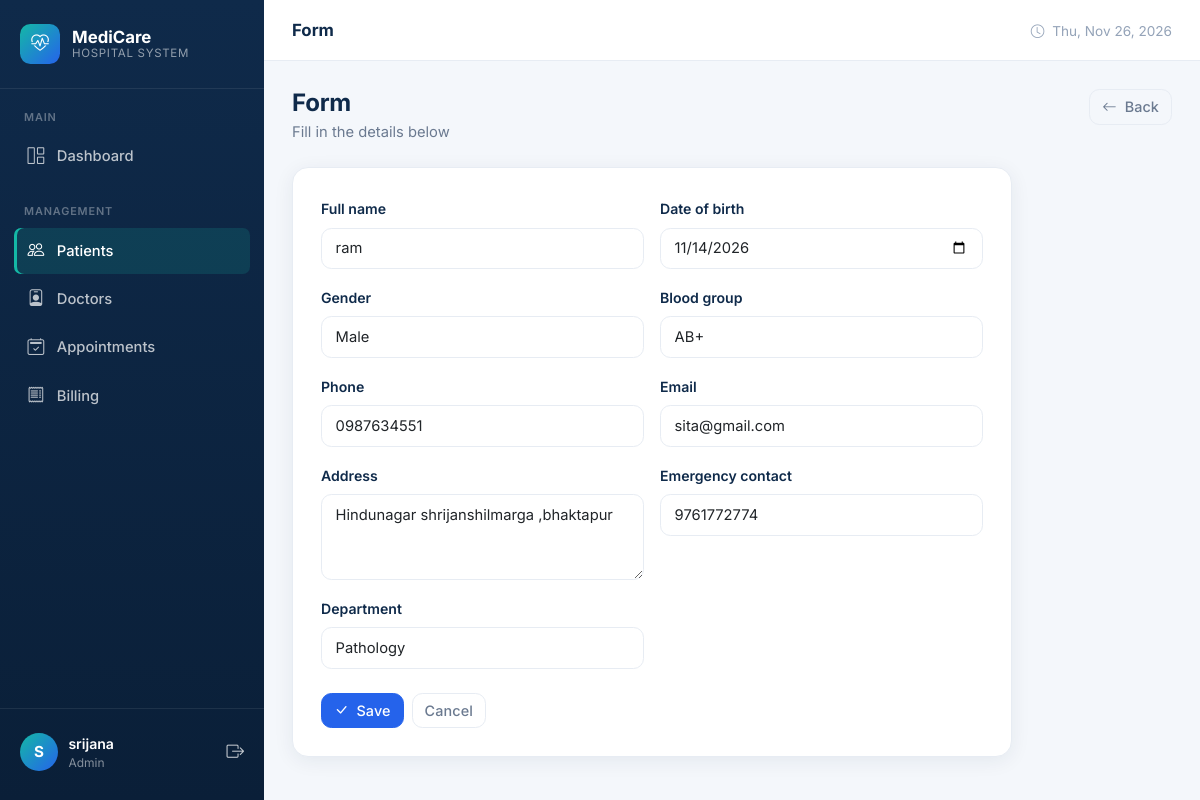
/patients/8/edit/ (signed in), run on the app's committed database.
### hospital/models.py (models this page shows, shortened)
class Patient(models.Model):
    GENDER_CHOICES = [
        ('Male', 'Male'),
        ('Female', 'Female'),
        ('Other', 'Other'),
    ]
    BLOOD_GROUP_CHOICES = [
        ('A+', 'A+'),
        ('A-', 'A-'),
        ('B+', 'B+'),
        ('B-', 'B-'),
        ('AB+', 'AB+'),
        ('AB-', 'AB-'),
        ('O+', 'O+'),
        ('O-', 'O-'),
    ]
    user = models.OneToOneField(
        User,
        on_delete=models.CASCADE,
        null=True,
        blank=True,
        related_name='patient_profile'
    )
    patient_id = models.CharField(
        max_length=20,
        unique=True,
        blank=True
    )
    full_name = models.CharField(
        max_length=100
    )
    date_of_birth = models.DateField()
    gender = models.CharField(
        max_length=10,
        choices=GENDER_CHOICES
    )
    blood_group = models.CharField(
        max_length=5,
        choices=BLOOD_GROUP_CHOICES
    )
    phone = models.CharField(
        max_length=10,
        validators=[
        RegexValidator(
            regex=r'^[0-9]{10}$',
            message='Phone number must contain exactly 10 digits.'
        )
    ]
    )
    email = models.EmailField(
        blank=True
    )
    address = models.TextField()
    emergency_contact = models.CharField(
        max_length=10,
        validators=[
            RegexValidator(
                regex=r'^[0-9]{10}$',
                message='Emergency contact must contain exactly 10 digits.'
            )
        ]
    )
    created_at = models.DateTimeField(
        auto_now_add=True
    )
    department = models.CharField(
    max_length=100,
    choices=DEPARTMENT_CHOICES,
    default='Internal Medicine'
)

### hospital/views.py (the view)
@login_required
def edit_patient(request, id):
    patient = get_object_or_404(Patient, id=id)
    if request.method == 'POST':
        form = PatientForm(request.POST, instance=patient)
        if form.is_valid():
            form.save()
            return redirect('patient_list')
    else:
        form = PatientForm(instance=patient)
    return render(
        request,
        'hospital/edit_patient.html',
        {
            'form': form,
            'patient': patient,
        }
    )

### hospital/templates/hospital/edit_patient.html (shortened to what this page needs)
{% extends 'hospital/base.html' %}
{% block page_title %}Form{% endblock %}
{% block content %}
<div class="page-header">
    <div>
        <h1>Form</h1>
        <div class="subtitle">Fill in the details below</div>
    </div>
    <a href="javascript:history.back()" class="btn btn-outline-secondary">
        <i class="bi bi-arrow-left me-1"></i> Back
    </a>
</div>
<div class="form-section" style="max-width:720px;">
    <form method="POST">
        <div class="row g-3">
            {% for field in form %}
            <div class="col-md-6">
                <label class="form-label" for="{{ field.id_for_label }}">{{ field.label }}</label>
                {{ field }}
            </div>
            {% endfor %}
        </div>
        <div class="mt-4 d-flex gap-2">
            <button type="submit" class="btn btn-primary">
                <i class="bi bi-check-lg me-1"></i> Save
            </button>
            <a href="javascript:history.back()" class="btn btn-outline-secondary">Cancel</a>
        </div>
    </form>
</div>
{% endblock %}

### hospital/templates/hospital/base.html (shortened to what this page needs)
{% load static %}
<!DOCTYPE html>
<html lang="en">
<head>
    <link href="https://cdn.jsdelivr.net/npm/bootstrap@5.3.3/dist/css/bootstrap.min.css" rel="stylesheet">
    <link href="https://cdn.jsdelivr.net/npm/bootstrap-icons@1.11.3/font/bootstrap-icons.min.css" rel="stylesheet">
    <link href="{% static 'hospital/css/style.css' %}" rel="stylesheet">
</head>
<body>
{% if request.user.is_authenticated %}
<div class="app-wrapper">
    <aside class="sidebar" id="sidebar">
        <div class="sidebar-brand">
            <div class="brand-icon">
                <i class="bi bi-heart-pulse"></i>
            </div>
            <div class="brand-text">
                MediCare
                <small>Hospital System</small>
            </div>
        </div>
        <nav class="sidebar-nav">
            {% if request.user.profile.role == 'STAFF' or request.user.is_superuser %}
            <div class="nav-section">
                <div class="nav-section-title">Main</div>
                <a href="{% url 'staff_dashboard' %}" class="nav-link {% if request.resolver_match.url_name == 'staff_dashboard' or request.resolver_match.url_name == 'dashboard' %}active{% endif %}">
                    <i class="bi bi-grid-1x2"></i> Dashboard
                </a>
            </div>
            <div class="nav-section">
                <div class="nav-section-title">Management</div>
                <a href="{% url 'patient_list' %}" class="nav-link {% if 'patient' in request.resolver_match.url_name %}active{% endif %}">
                    <i class="bi bi-people"></i> Patients
                </a>
                <a href="{% url 'doctor_list' %}" class="nav-link {% if 'doctor' in request.resolver_match.url_name and 'dashboard' not in request.resolver_match.url_name %}active{% endif %}">
                    <i class="bi bi-person-badge"></i> Doctors
                </a>
                <a href="{% url 'appointment_departments' %}" class="nav-link {% if 'appointment' in request.resolver_match.url_name %}active{% endif %}">
                    <i class="bi bi-calendar2-check"></i> Appointments
                </a>
                <a href="{% url 'bill_list' %}" class="nav-link {% if 'bill' in request.resolver_match.url_name %}active{% endif %}">
                    <i class="bi bi-receipt"></i> Billing
                </a>
            </div>
            {% endif %}
        </nav>
        <div class="sidebar-footer">
            <div class="user-info">
                <div class="user-avatar">
                    {{ request.user.username|first|upper }}
                </div>
                <div class="user-meta">
                    <div class="name">{{ request.user.get_full_name|default:request.user.username }}</div>
                    <div class="role">
                        {% if request.user.profile.role == 'STAFF' %}Hospital Staff
                        {% elif request.user.profile.role == 'DOCTOR' %}Doctor
                        {% elif request.user.profile.role == 'PATIENT' %}Patient
                        {% else %}Admin{% endif %}
                    </div>
                </div>
                <a href="{% url 'logout' %}" class="text-white opacity-75" title="Logout" style="font-size:1.1rem;">
                    <i class="bi bi-box-arrow-right"></i>
                </a>
            </div>
        </div>
    </aside>
    <div class="main-content">
        <header class="topbar">
            <div class="d-flex align-items-center gap-3">
                <div class="topbar-title">{% block page_title %}Dashboard{% endblock %}</div>
            </div>
            <div class="topbar-actions">
                <span class="text-muted-2 d-none d-md-inline" style="font-size:0.85rem;">
                    <i class="bi bi-clock me-1"></i>
                    <span id="currentDate"></span>
                </span>
            </div>
        </header>
        <div class="content-area">
            {% block content %}{% endblock %}
        </div>
    </div>
</div>
{% else %}
{% block auth_content %}{% endblock %}
{% endif %}
</body>
</html>

### data on the page
Patient: form "ram" "11/14/2026" "Male" "AB+" "0987634551" "sita@gmail.com" "Hindunagar shrijanshilmarga ,bhaktapur" "9761772774" "Pathology"

### other printed values
{{ request.user.username|first|upper }} "S"
{{ request.user.get_full_name|default:request.user.username }} "srijana"
{{ field.label }} "Full name" "Date of birth" "Gender" "Blood group" "Phone" "Email" "Address" "Emergency contact" "Department"
